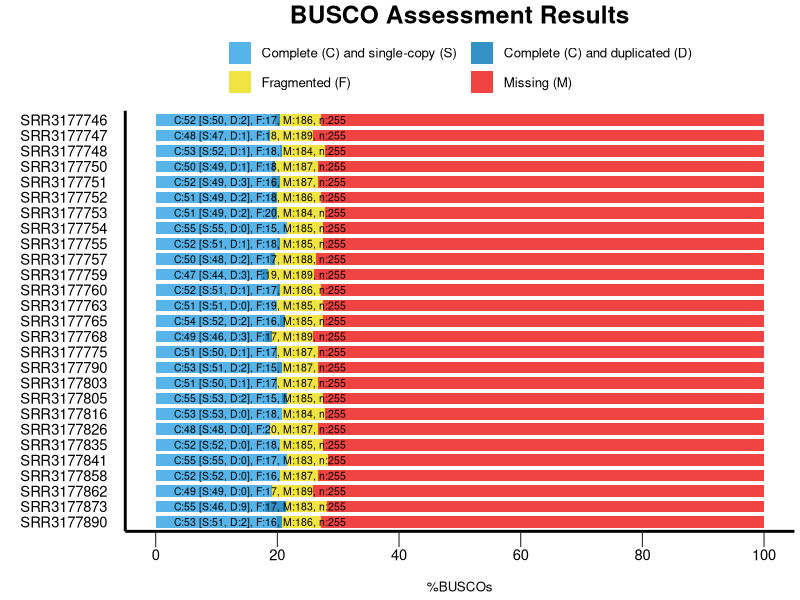

Generate this figure with R:
######################################
#
# BUSCO summary figure
# @version 4.0.0
# @since BUSCO 2.0.0
# 
# Copyright (c) 2016-2020, Evgeny Zdobnov (ez@ezlab.org)
# Licensed under the MIT license. See LICENSE.md file.
#
######################################

# Load the required libraries
library(ggplot2)
library("grid")

# !!! CONFIGURE YOUR PLOT HERE !!! 
# Output
my_output <- paste("/Users/ShwetaPipaliya/Desktop/busco_figure_2.png") 
my_width <- 20
my_height <- 15
my_unit <- "cm"

# Colors
my_colors <- c("#56B4E9", "#3492C7", "#F0E442", "#F04442")
# Bar height ratio
my_bar_height <- 0.75

# Legend
my_title <- "BUSCO Assessment Results"

# Font
my_family <- "sans"
my_size_ratio <- 1

# !!! SEE YOUR DATA HERE !!! 
# Your data as generated by python, remove or add more
my_species <- c('SRR3177754', 'SRR3177754', 'SRR3177754', 'SRR3177754', 'SRR3177775', 'SRR3177775', 'SRR3177775', 'SRR3177775', 'SRR3177765', 'SRR3177765', 'SRR3177765', 'SRR3177765', 'SRR3177841', 'SRR3177841', 'SRR3177841', 'SRR3177841', 'SRR3177803', 'SRR3177803', 'SRR3177803', 'SRR3177803', 'SRR3177755', 'SRR3177755', 'SRR3177755', 'SRR3177755', 'SRR3177873', 'SRR3177873', 'SRR3177873', 'SRR3177873', 'SRR3177746', 'SRR3177746', 'SRR3177746', 'SRR3177746', 'SRR3177790', 'SRR3177790', 'SRR3177790', 'SRR3177790', 'SRR3177748', 'SRR3177748', 'SRR3177748', 'SRR3177748', 'SRR3177747', 'SRR3177747', 'SRR3177747', 'SRR3177747', 'SRR3177759', 'SRR3177759', 'SRR3177759', 'SRR3177759', 'SRR3177757', 'SRR3177757', 'SRR3177757', 'SRR3177757', 'SRR3177768', 'SRR3177768', 'SRR3177768', 'SRR3177768', 'SRR3177862', 'SRR3177862', 'SRR3177862', 'SRR3177862', 'SRR3177760', 'SRR3177760', 'SRR3177760', 'SRR3177760', 'SRR3177751', 'SRR3177751', 'SRR3177751', 'SRR3177751', 'SRR3177826', 'SRR3177826', 'SRR3177826', 'SRR3177826', 'SRR3177816', 'SRR3177816', 'SRR3177816', 'SRR3177816', 'SRR3177750', 'SRR3177750', 'SRR3177750', 'SRR3177750', 'SRR3177805', 'SRR3177805', 'SRR3177805', 'SRR3177805', 'SRR3177753', 'SRR3177753', 'SRR3177753', 'SRR3177753', 'SRR3177890', 'SRR3177890', 'SRR3177890', 'SRR3177890', 'SRR3177858', 'SRR3177858', 'SRR3177858', 'SRR3177858', 'SRR3177752', 'SRR3177752', 'SRR3177752', 'SRR3177752', 'SRR3177763', 'SRR3177763', 'SRR3177763', 'SRR3177763', 'SRR3177835', 'SRR3177835', 'SRR3177835', 'SRR3177835')
my_species <- factor(my_species)
my_species <- factor(my_species,levels(my_species)[c(length(levels(my_species)):1)]) # reorder your species here just by changing the values in the vector :
my_percentage <- c(21.6, 0.0, 5.9, 72.5, 19.6, 0.4, 6.7, 73.3, 20.4, 0.8, 6.3, 72.5, 21.6, 0.0, 6.7, 71.7, 19.6, 0.4, 6.7, 73.3, 20.0, 0.4, 7.1, 72.5, 18.0, 3.5, 6.7, 71.8, 19.6, 0.8, 6.7, 72.9, 20.0, 0.8, 5.9, 73.3, 20.4, 0.4, 7.1, 72.1, 18.4, 0.4, 7.1, 74.1, 17.3, 1.2, 7.5, 74.0, 18.8, 0.8, 6.7, 73.7, 18.0, 1.2, 6.7, 74.1, 19.2, 0.0, 6.7, 74.1, 20.0, 0.4, 6.7, 72.9, 19.2, 1.2, 6.3, 73.3, 18.8, 0.0, 7.8, 73.4, 20.8, 0.0, 7.1, 72.1, 19.2, 0.4, 7.1, 73.3, 20.8, 0.8, 5.9, 72.5, 19.2, 0.8, 7.8, 72.2, 20.0, 0.8, 6.3, 72.9, 20.4, 0.0, 6.3, 73.3, 19.2, 0.8, 7.1, 72.9, 20.0, 0.0, 7.5, 72.5, 20.4, 0.0, 7.1, 72.5)
my_values <- c(55, 0, 15, 185, 50, 1, 17, 187, 52, 2, 16, 185, 55, 0, 17, 183, 50, 1, 17, 187, 51, 1, 18, 185, 46, 9, 17, 183, 50, 2, 17, 186, 51, 2, 15, 187, 52, 1, 18, 184, 47, 1, 18, 189, 44, 3, 19, 189, 48, 2, 17, 188, 46, 3, 17, 189, 49, 0, 17, 189, 51, 1, 17, 186, 49, 3, 16, 187, 48, 0, 20, 187, 53, 0, 18, 184, 49, 1, 18, 187, 53, 2, 15, 185, 49, 2, 20, 184, 51, 2, 16, 186, 52, 0, 16, 187, 49, 2, 18, 186, 51, 0, 19, 185, 52, 0, 18, 185)

######################################
######################################
######################################
# Code to produce the graph
labsize = 1
if (length(levels(my_species)) > 10){
 labsize = 0.66
}
print("Plotting the figure ...")
category <- c(rep(c("S","D","F","M"),c(1)))
category <-factor(category)
category = factor(category,levels(category)[c(4,1,2,3)])
df = data.frame(my_species,my_percentage,my_values,category)

figure <- ggplot() + 
  
  geom_bar(aes(y = my_percentage, x = my_species, fill = category), position = position_stack(reverse = TRUE), data = df, stat="identity", width=my_bar_height) + 
  coord_flip() + 
  theme_gray(base_size = 8) + 
  scale_y_continuous(labels = c("0","20","40","60","80","100"), breaks = c(0,20,40,60,80,100)) + 
  scale_fill_manual(values = my_colors,labels =c(" Complete (C) and single-copy (S)  ",
                                                 " Complete (C) and duplicated (D)",
                                                 " Fragmented (F)  ",
                                                 " Missing (M)")) +   
  ggtitle(my_title) + 
  xlab("") + 
  ylab("\n%BUSCOs") + 

  theme(plot.title = element_text(family=my_family, hjust=0.5, colour = "black", size = rel(2.2)*my_size_ratio, face = "bold")) + 
  theme(legend.position="top",legend.title = element_blank()) + 
  theme(legend.text = element_text(family=my_family, size = rel(1.2)*my_size_ratio)) + 
  theme(panel.background = element_rect(color="#FFFFFF", fill="white")) + 
  theme(panel.grid.minor = element_blank()) + 
  theme(panel.grid.major = element_blank()) +
  theme(axis.text.y = element_text(family=my_family, colour = "black", size = rel(1.66)*my_size_ratio)) + 
  theme(axis.text.x = element_text(family=my_family, colour = "black", size = rel(1.66)*my_size_ratio)) + 
  theme(axis.line = element_line(size=1*my_size_ratio, colour = "black")) + 
  theme(axis.ticks.length = unit(.85, "cm")) + 
  theme(axis.ticks.y = element_line(colour="white", size = 0)) + 
  theme(axis.ticks.x = element_line(colour="#222222")) + 
  theme(axis.ticks.length = unit(0.4, "cm")) + 
  theme(axis.title.x = element_text(family=my_family, size=rel(1.2)*my_size_ratio)) + 
  
  guides(fill = guide_legend(override.aes = list(colour = NULL))) +
  guides(fill=guide_legend(nrow=2,byrow=TRUE))
  
  for(i in rev(c(1:length(levels(my_species))))){
    detailed_values <- my_values[my_species==my_species[my_species==levels(my_species)[i]]]
    total_buscos <- sum(detailed_values)
    figure <- figure + 
    annotate("text", label=paste("C:", detailed_values[1] + detailed_values[2], " [S:", detailed_values[1], ", D:", detailed_values[2], "], F:", detailed_values[3], ", M:", detailed_values[4], ", n:", total_buscos, sep=""), 
             y=3, x = i, size = labsize*4*my_size_ratio, colour = "black", hjust=0, family=my_family)
  }
  
ggsave(figure, file=my_output, width = my_width, height = my_height, unit = my_unit)
print("Done")
